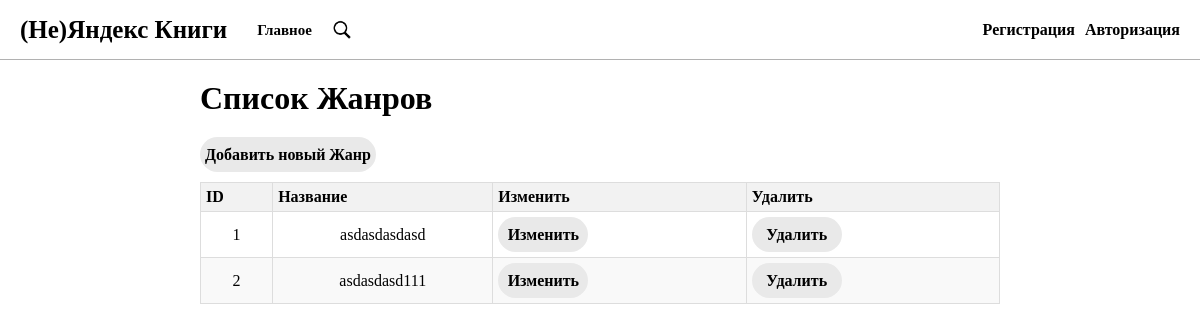
Page /genres/ on the earlier database version.
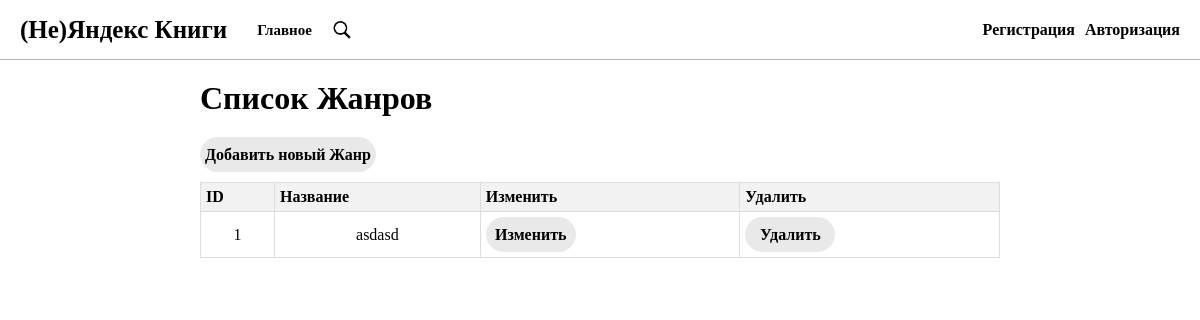
Same page on the later database version.
### library/models.py (models this page shows, shortened)
class Genre(models.Model):
    name = models.CharField(max_length=100)

### library/views.py (the view)
# urls.py: path('genres/', GenreListView.as_view(), name='genre_list'),
class GenreListView(ListView):
    model = Genre
    template_name = 'library/genre/genre_list.html'
    context_object_name = 'genres'

### library/templates/library/genre/genre_list.html (shortened to what this page needs)
{% extends 'library/includes/base.html' %}
{% block main %}
<h1>Список Жанров</h1>
<a class="button" href="{% url 'genre_create' %}">Добавить новый Жанр</a>
<table>
    <thead>
        <tr>
            <th>ID</th>
            <th>Название</th>
            <th>Изменить</th>
            <th>Удалить</th>
        </tr>
    </thead>
    <tbody>
        {% for genre in genres %}
            <tr>
                <td>{{ genre.id }}</td>
                <td>{{ genre.name }}</td>
                <td><a class="button__table" href="{% url 'genre_update' genre.id %}">Изменить</a></td>
                <td><a class="button__table" href="{% url 'genre_delete' genre.id %}">Удалить</a></td>
            </tr>
        {% empty %}
            <tr>
                <td colspan="4">Нет жанров для отображения</td>
            </tr>
        {% endfor %}
    </tbody>
</table>
<br>
{% endblock main %}

Differences in the rows shown:
removed Genre: id "2", name "asdasdasd111"
changed Genre id 1: name "asdasdasdasd" → "asdasd"
